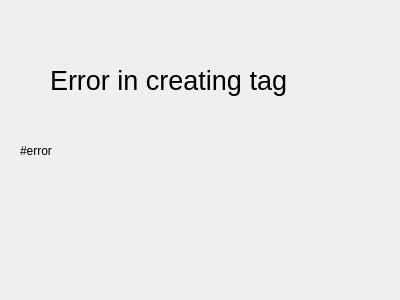
<?xml version="1.0" encoding="UTF-8"?>
<ui version="4.0">
 <class>Dialog</class>
 <widget class="QDialog" name="Dialog">
  <property name="geometry">
   <rect>
    <x>0</x>
    <y>0</y>
    <width>400</width>
    <height>300</height>
   </rect>
  </property>
  <property name="windowTitle">
   <string>Dialog</string>
  </property>
  <widget class="QLabel" name="label">
   <property name="geometry">
    <rect>
     <x>50</x>
     <y>50</y>
     <width>301</width>
     <height>61</height>
    </rect>
   </property>
   <property name="font">
    <font>
     <pointsize>20</pointsize>
    </font>
   </property>
   <property name="text">
    <string>Error in creating tag</string>
   </property>
  </widget>
  <widget class="QLabel" name="label_2">
   <property name="geometry">
    <rect>
     <x>20</x>
     <y>90</y>
     <width>361</width>
     <height>121</height>
    </rect>
   </property>
   <property name="text">
    <string>#error</string>
   </property>
  </widget>
 </widget>
 <resources/>
 <connections/>
</ui>
